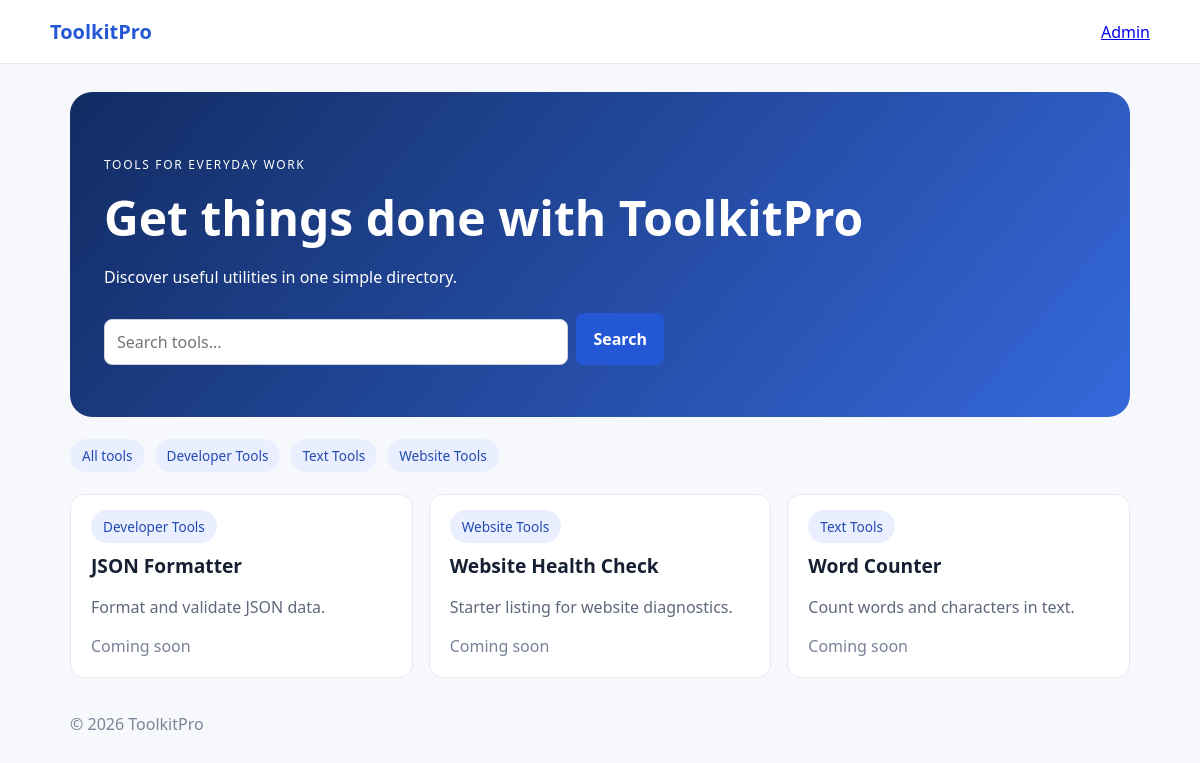
The page / on the database its author committed.
### tables this page shows
CREATE TABLE IF NOT EXISTS categories (
  id BIGINT UNSIGNED AUTO_INCREMENT PRIMARY KEY,
  name VARCHAR(100) NOT NULL,
  slug VARCHAR(120) NOT NULL UNIQUE,
  created_at TIMESTAMP NOT NULL DEFAULT CURRENT_TIMESTAMP
);

CREATE TABLE IF NOT EXISTS tools (
  id BIGINT UNSIGNED AUTO_INCREMENT PRIMARY KEY,
  category_id BIGINT UNSIGNED NULL,
  name VARCHAR(160) NOT NULL,
  slug VARCHAR(180) NOT NULL UNIQUE,
  description TEXT NOT NULL,
  tool_url VARCHAR(500) NULL,
  status ENUM('published','draft') NOT NULL DEFAULT 'published',
  created_at TIMESTAMP NOT NULL DEFAULT CURRENT_TIMESTAMP,
  updated_at TIMESTAMP NOT NULL DEFAULT CURRENT_TIMESTAMP ON UPDATE CURRENT_TIMESTAMP,
  CONSTRAINT fk_tools_category FOREIGN KEY (category_id) REFERENCES categories(id) ON DELETE SET NULL
);

### src/bootstrap.php (called while the page is built, shortened)
<?php
function envv(string $key, ?string $default=null): ?string { $v=getenv($key); return $v===false?$default:$v; }
function db(): PDO {
 static $pdo=null; if($pdo instanceof PDO) return $pdo;
 $host=envv('DB_HOST','127.0.0.1');$port=envv('DB_PORT','3306');$name=envv('DB_NAME','toolkitpro');
 $pdo=new PDO("mysql:host=$host;port=$port;dbname=$name;charset=utf8mb4",envv('DB_USER','root'),envv('DB_PASS',''),[PDO::ATTR_ERRMODE=>PDO::ERRMODE_EXCEPTION,PDO::ATTR_DEFAULT_FETCH_MODE=>PDO::FETCH_ASSOC,PDO::ATTR_EMULATE_PREPARES=>false]);
 return $pdo;
}
function e(?string $s): string { return htmlspecialchars($s??'',ENT_QUOTES|ENT_SUBSTITUTE,'UTF-8'); }

### public/index.php (the view, shortened to what this page needs)
<?php
require_once __DIR__ . '/../src/bootstrap.php';
$q = trim((string)($_GET['q'] ?? ''));
$sql = "SELECT t.*, c.name AS category_name, c.slug AS category_slug FROM tools t LEFT JOIN categories c ON c.id=t.category_id WHERE t.status='published'";
$args = [];
$sql .= " ORDER BY t.name";
$stmt = db()->prepare($sql); $stmt->execute($args); $tools=$stmt->fetchAll();
$categories=db()->query("SELECT name,slug FROM categories ORDER BY name")->fetchAll();
?>
<!doctype html><html lang="en"><head><link rel="stylesheet" href="/assets/style.css"></head><body>
<header class="top"><a class="brand" href="/">ToolkitPro</a><a href="/admin/login.php">Admin</a></header>
<main class="wrap"><section class="hero"><p class="eyebrow">TOOLS FOR EVERYDAY WORK</p><h1>Get things done with ToolkitPro</h1><p>Discover useful utilities in one simple directory.</p>
<form class="search" method="get"><input name="q" value="<?=e($q)?>" placeholder="Search tools..." aria-label="Search tools"><button>Search</button></form></section>
<nav class="filters"><a href="/">All tools</a><?php foreach($categories as $c): ?><a href="/?category=<?=e($c['slug'])?>"><?=e($c['name'])?></a><?php endforeach; ?></nav>
<section class="cards"><?php foreach($tools as $t): ?><article class="tool"><span class="tag"><?=e($t['category_name'] ?? 'Tools')?></span><h2><?=e($t['name'])?></h2><p><?=e($t['description'])?></p><?php if(!empty($t['tool_url'])): ?><a class="go" href="<?=e($t['tool_url'])?>">Open tool →</a><?php else: ?><span class="muted">Coming soon</span><?php endif; ?></article><?php endforeach; ?></section>
<?php if(!$tools): ?><p>No matching tools yet.</p><?php endif; ?><footer>© <?=date('Y')?> ToolkitPro</footer></main></body></html>

### public/assets/style.css (style rules this page uses)
:root { font-family:system-ui,-apple-system,Segoe UI,sans-serif;color:#172033;background:#f6f8fc }
* { box-sizing:border-box }
body { margin:0 }
.top { height:64px;background:#fff;border-bottom:1px solid #e5e9f2;display:flex;align-items:center;justify-content:space-between;padding:0 max(20px,calc((100% - 1100px)/2)) }
.brand { font-weight:800;font-size:1.25rem;color:#2457d6;text-decoration:none }
.wrap { max-width:1100px;margin:0 auto;padding:28px 20px }
.hero { background:linear-gradient(130deg,#122c63,#3568db);color:#fff;padding:52px 34px;border-radius:22px }
.hero h1 { font-size:clamp(2rem,5vw,3rem);margin:8px 0 }
.eyebrow { letter-spacing:.14em;font-size:.75rem }
.search { display:flex;gap:8px;max-width:560px;margin-top:25px }
.search input { flex:1 }
.filters { display:flex;gap:10px;flex-wrap:wrap;margin:22px 0 }
.filters a,.tag { background:#e9efff;color:#244bb1;border-radius:30px;padding:7px 12px;text-decoration:none;font-size:.85rem }
.cards { display:grid;grid-template-columns:repeat(auto-fit,minmax(230px,1fr));gap:16px }
.tool,.panel { background:#fff;border:1px solid #e5e9f2;border-radius:14px;padding:20px }
.tool h2 { font-size:1.2rem;margin:15px 0 8px }
.tool p { color:#5e687c;line-height:1.5 }
.muted,small { color:#778197 }
input,textarea,select { display:block;width:100%;margin-top:6px;padding:11px 12px;border:1px solid #cbd3e1;border-radius:8px;font:inherit;background:#fff }
button { border:0;border-radius:8px;background:#2457d6;color:white;padding:11px 17px;font:inherit;font-weight:650;cursor:pointer }
footer { padding:35px 0;color:#7b8496 }

### rows shown on the page
categories: name "Developer Tools"
categories: name "Text Tools"
categories: name "Website Tools"
tools: category.name "Developer Tools", name "JSON Formatter", description "Format and validate JSON data.", shows "Coming soon"
tools: category.name "Website Tools", name "Website Health Check", description "Starter listing for website diagnostics.", shows "Coming soon"
tools: category.name "Text Tools", name "Word Counter", description "Count words and characters in text.", shows "Coming soon"
